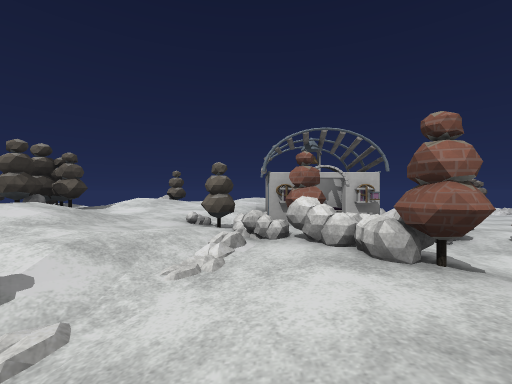
[1] (above)

20 first-person views from a walk through a 3-D level made in the Godot game engine. The camera is 1.2 m above the floor, looks level and sees 90° across. The floor is counted in squares, 2 m on a side. Each view is taken from the middle of a square. On the plan, view 1 faces up. The plan holds only what a view shows up to about 9 squares ahead; the rest is blank. Some surface patterns are stand-ins.

[2]
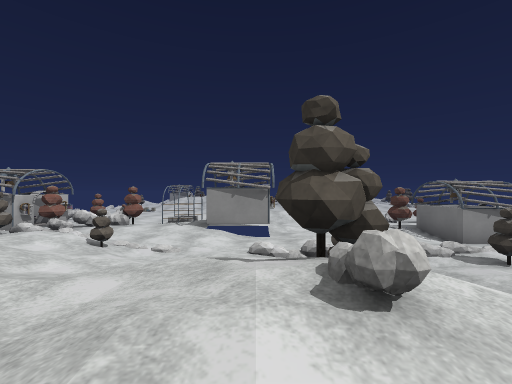

[3]
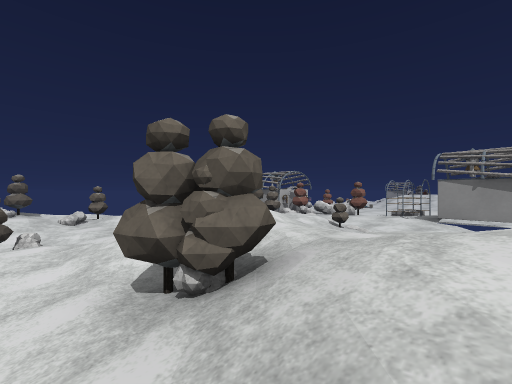

[4]
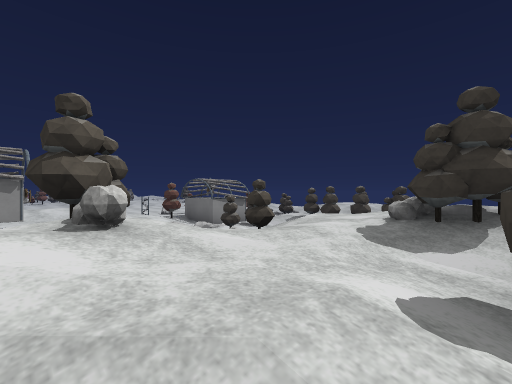

[5]
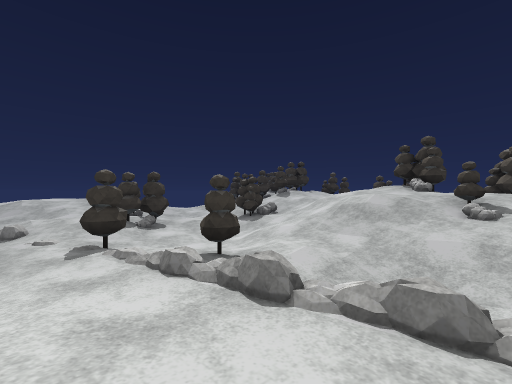

[6]
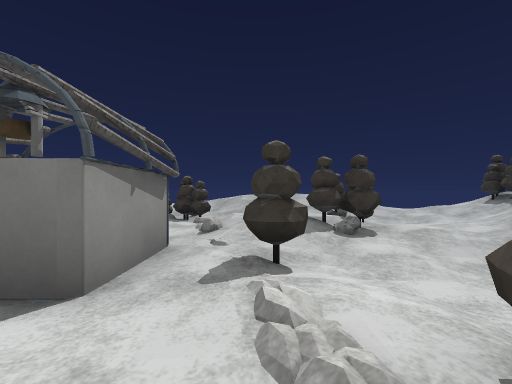

[7]
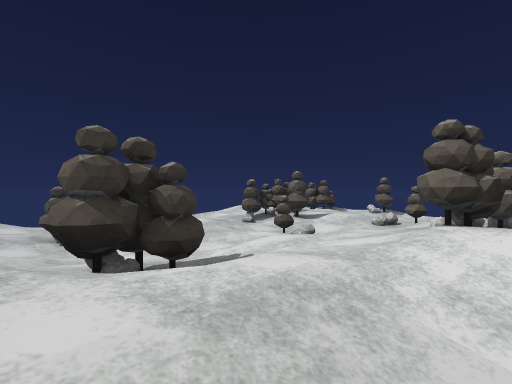

[8]
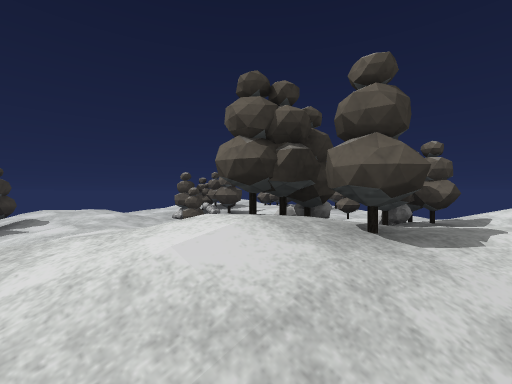

[9]
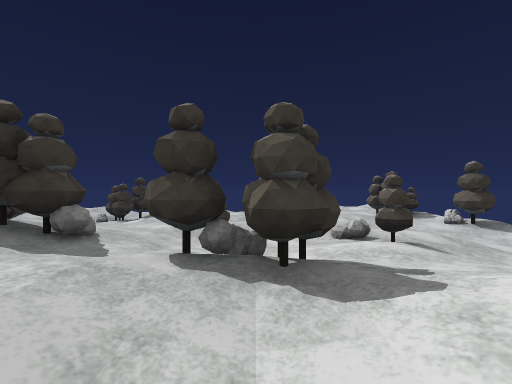

[10]
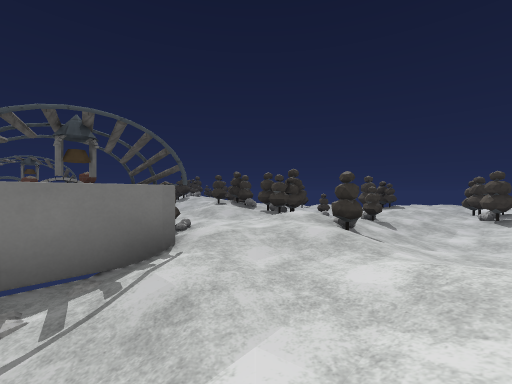

[11]
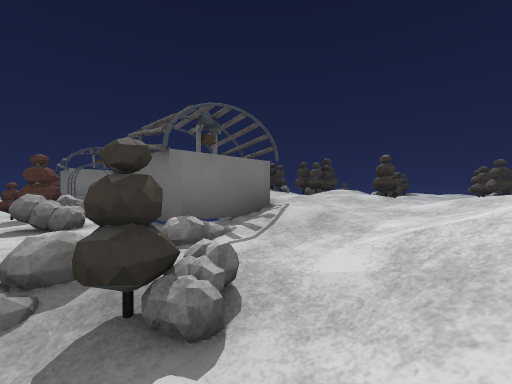

[12]
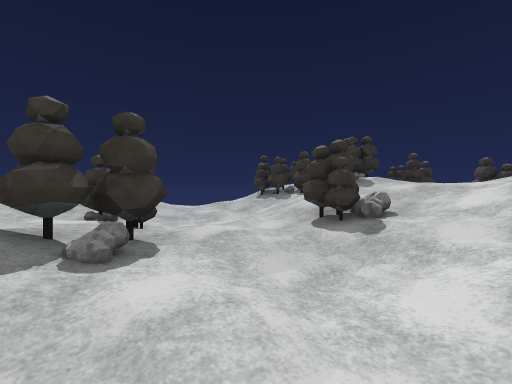

[13]
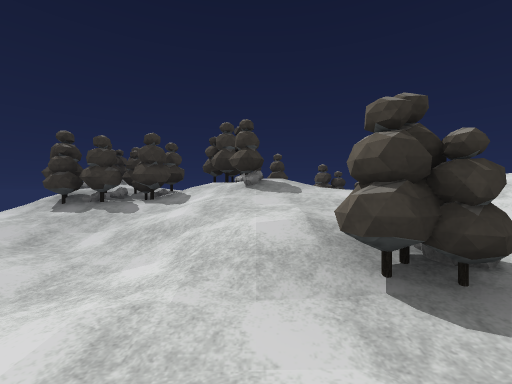

[14]
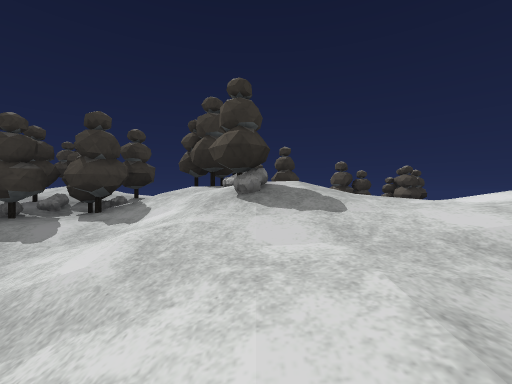

[15]
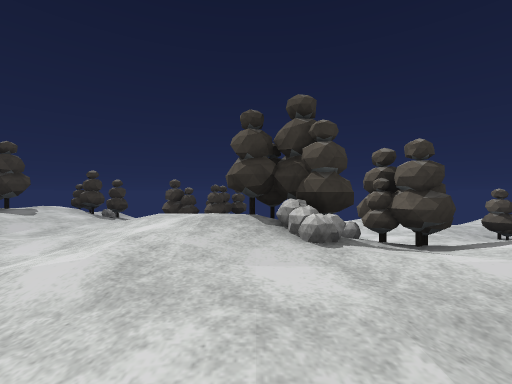

[16]
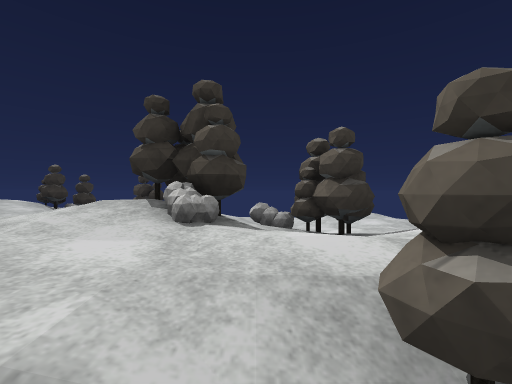

[17]
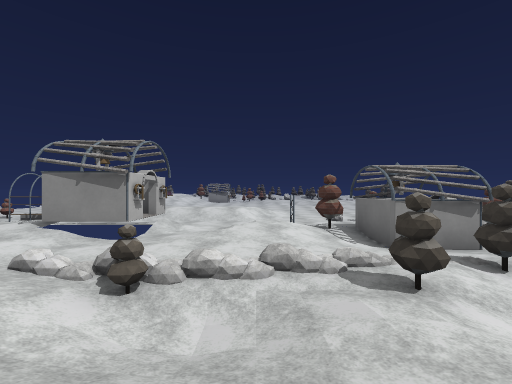

[18]
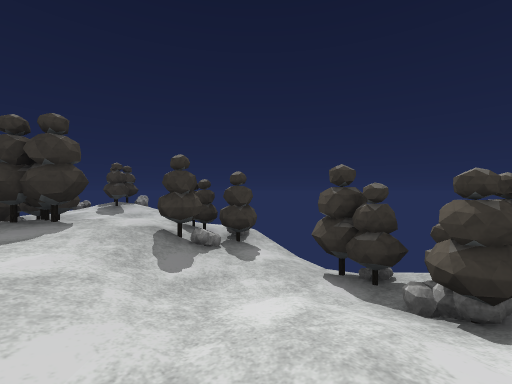

[19]
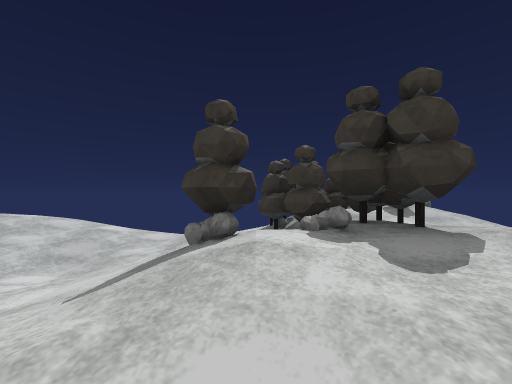

[20]
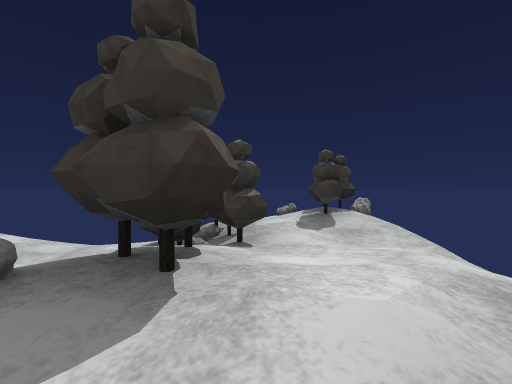

### Floor plan
Key: @ floor where view 1 was taken; # wall or solid block; x gap in a wall; . main floor; : floor 0.25 m higher than the main floor; - floor 0.25 m lower than the main floor; + floor 0.5 m higher than the main floor; _ floor 0.5 m lower than the main floor; * floor 0.75 m higher than the main floor; < floor 0.75 m lower than the main floor; % floor 1 m higher than the main floor; ( floor 1 m lower than the main floor; & floor 1.25 m higher than the main floor; $ floor 1.5 m higher than the main floor; / step, stairs or slope; = window, fence, low wall or low ledge; R rock.
Columns run from 14 left of view 1 to 7 right of it. Each row starts with its distance up from view 1.
 10     x:#:..-::*%///-
  9     #::..--.+++://_
  8      *:::.:#**++./x
  7     %+*+#++%%*###.. .-
  6    ###+::+*%**###/=..
  5    #/:-..:#++:###:..
  4   :::.#-.//%++##=R#
  3  ++++::://#&*+/#R--
  2  :++:+.+*%$/* :##--
  1  .:#.-.:*%/+#.:##-.
  0  ..#/_.#/%+:-.@##-
 -1  :::-/:/&%/...###-/
 -2   :::+/&$&/:/-###-/
 -3  :/.+:%&&# //.--.-/
 -4  .-. ##%&=//=-..--/
 -5  ..  =x&&//_/-.+.-/
 -6   +   #/&/.-_/-.=--
 -7  #+*%$$$//._#/_-#-.
 -8  x:**&%%///<_-###-
 -9  x:/%*%/.-(<<###
-10  ##/&&%+#___/-_#
-11  #/$/#/+/_-##.#
-12  %&&#///__#--.#
-13  *%##:/_<<<#--##
-14  *%###/_</--:/_
-15  /#%##.-_/./++/
-16 =x#%/.---:+***+

Positions as (right, up) in squares from view 1, and headings:
1: (0, 0), facing up
2: (-7, -2), facing right
3: (-8, -2), facing up-right
4: (-8, -2), facing down-right
5: (0, -4), facing down-left
6: (-1, -6), facing down
7: (-4, -1), facing up-left
8: (-3, 1), facing up-left
9: (-2, 5), facing left
10: (2, 10), facing down-left
11: (4, 10), facing down-left
12: (-2, -8), facing down-left
13: (-4, -11), facing left
14: (-6, -11), facing left
15: (-5, -6), facing left
16: (-5, -5), facing left
17: (-5, -5), facing right
18: (-10, -7), facing down-left
19: (-9, -9), facing down
20: (-11, -10), facing down
